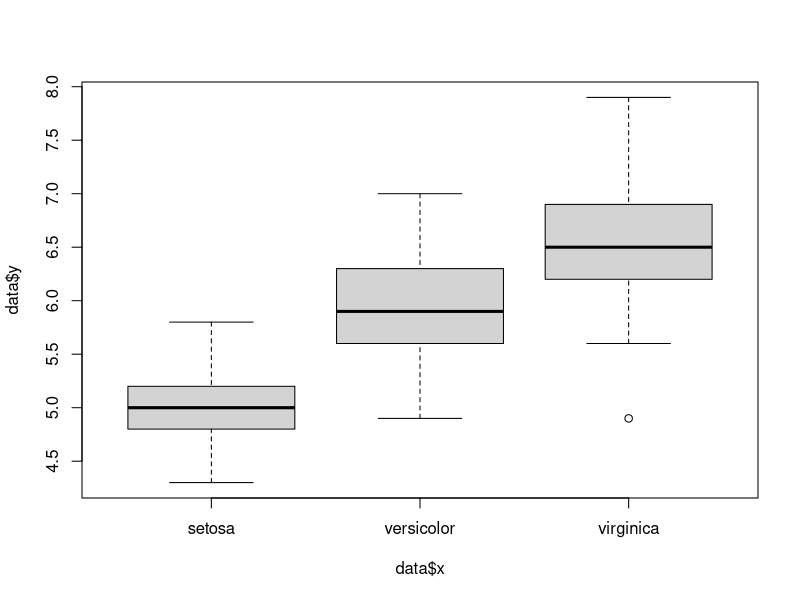

Write R code to recreate this figure.
# assegnare il dataset all'oggetto data
data = iris
head(iris)
str(iris)
# rinominare la variabaile dipendente in y
data$y = iris$Sepal.Length
# rinominare la variabile indipedente in x
data$x = iris$Species
# maggiori dettagli sulla x
table(data$x)

# grafico 
plot(data$y ~ data$x)

# regressione
m = lm(y ~ x, data = data)
# summary del modello
summary(m)
